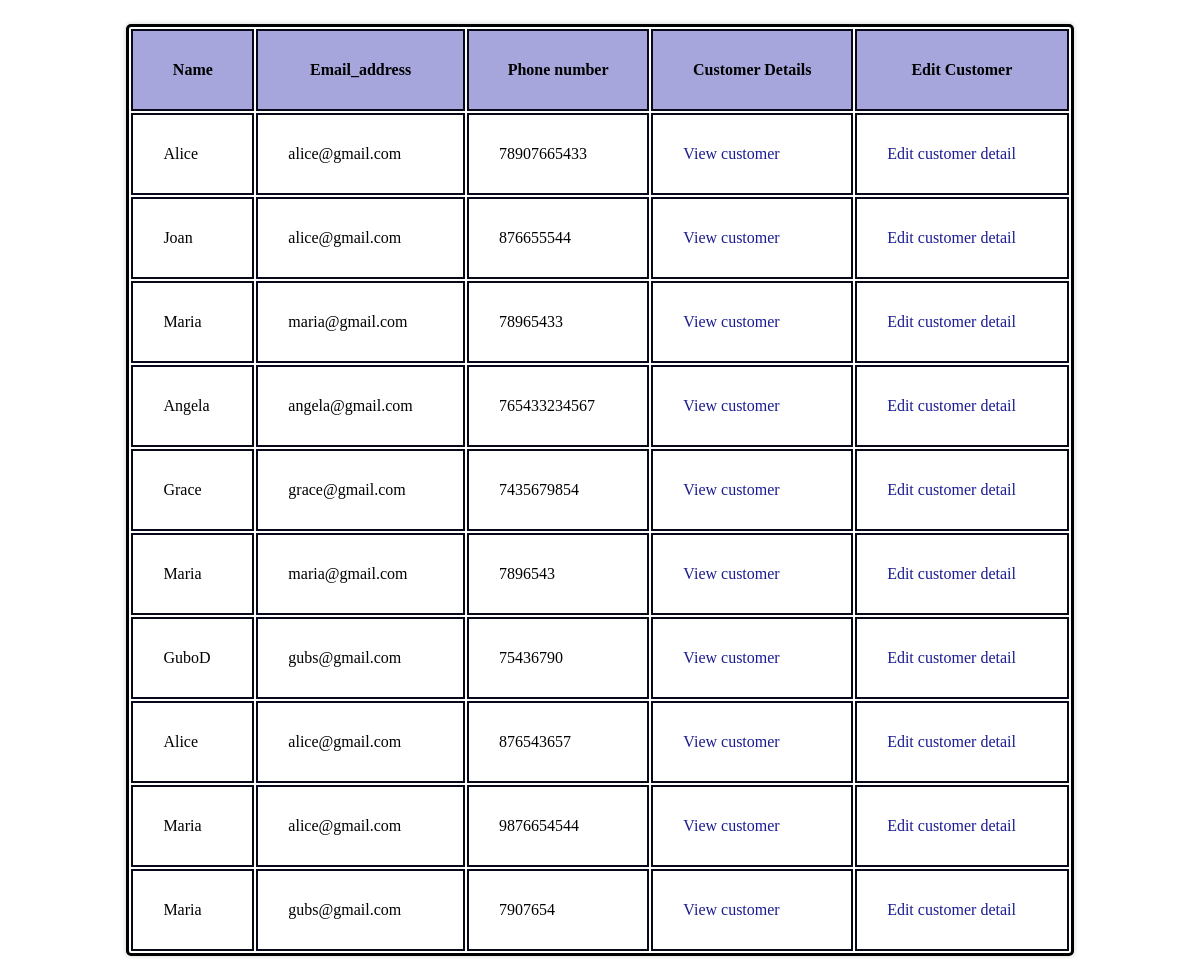
Before: /customer/customer/list with the older database file.
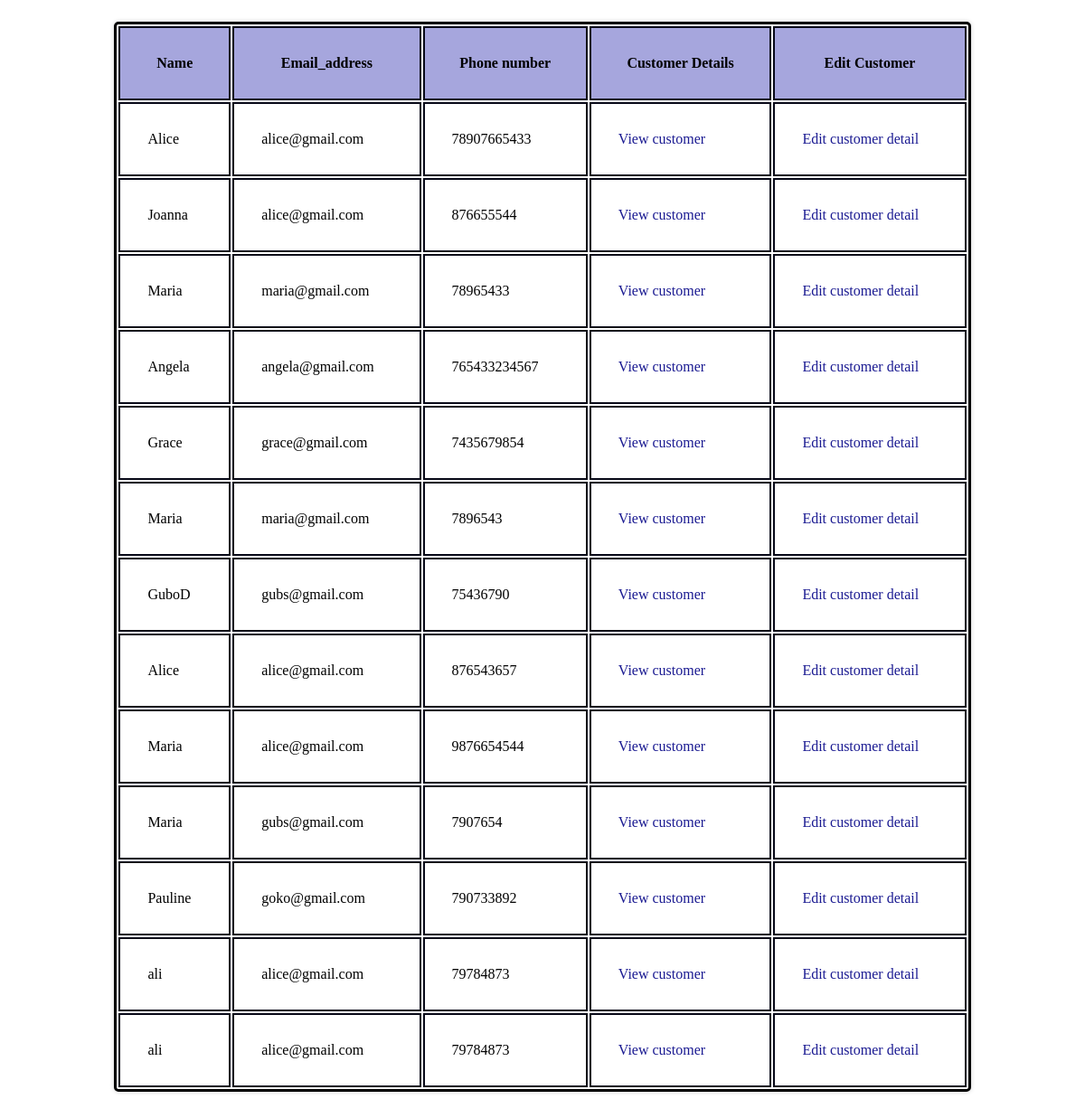
After: the same page with the newer database file.
### customer/models.py (models this page shows, shortened)
class Customer(models.Model):
    name = models.CharField(max_length=32)
    phone_number = models.IntegerField()
    email_address = models.EmailField()

### customer/views.py (the view)
# urls.py: path('customer/list', customer_list, name='customer_list_view'),
def customer_list(request):
    customers=Customer.objects.all()
    return render(request,'customer/customer_list.html',{'customers':customers})

### template/customer/customer_list.html (shortened to what this page needs)
<!DOCTYPE html>
<html lang="en">
<head>
    {% load static %}
    <link rel="stylesheet" href="{% static 'product_css/edit_product.css' %}">
</head>
<body>
    <table class="product-table">
        <thead>
            <tr>
                <th>Name</th>
                <th>Email_address</th>
                <th>Phone number</th>
                <th>Customer Details</th>
                <th>Edit Customer</th>
            </tr>
        </thead>
        <tbody>
            {% for customer in customers %}
            <tr>
                <td>{{ customer.name }}</td>
                <td>{{ customer.email_address }}</td>
                <td>{{ customer.phone_number}}</td>
                <td>
                    <a href="{% url 'customer_detail_view' id=customer.id %}">View customer</a>
                </td>
                <td>
                    <a href="{% url 'customer_edit_view' id=customer.id %}">Edit customer detail</a>
                </td>
            </tr>
            {% endfor %}
        </tbody>
    </table>
</body>
</html>

### inventory/static/product_css/edit_product.css (style rules this page uses)
.product-table { width: 80%; margin-left: 10%; margin-right: 10px; box-shadow: 0 0 5px rgba(0, 0, 0, 0.2); border-radius: 5px; border: solid black; margin-top: 2%; }
.product-table th, .product-table td { padding: 30px; border: 2px solid #080918; }
.product-table th { background-color: rgb(166, 166, 221); }
.product-table a { text-decoration: none; color:rgb(27, 27, 146); ; }

Changed rows visible on the page:
changed Customer: name "Joan" → "Joanna"
added Customer: name "Pauline", email_address "goko@gmail.com", phone_number "790733892"
added Customer: name "ali", email_address "alice@gmail.com", phone_number "79784873"
added Customer: name "ali", email_address "alice@gmail.com", phone_number "79784873"
